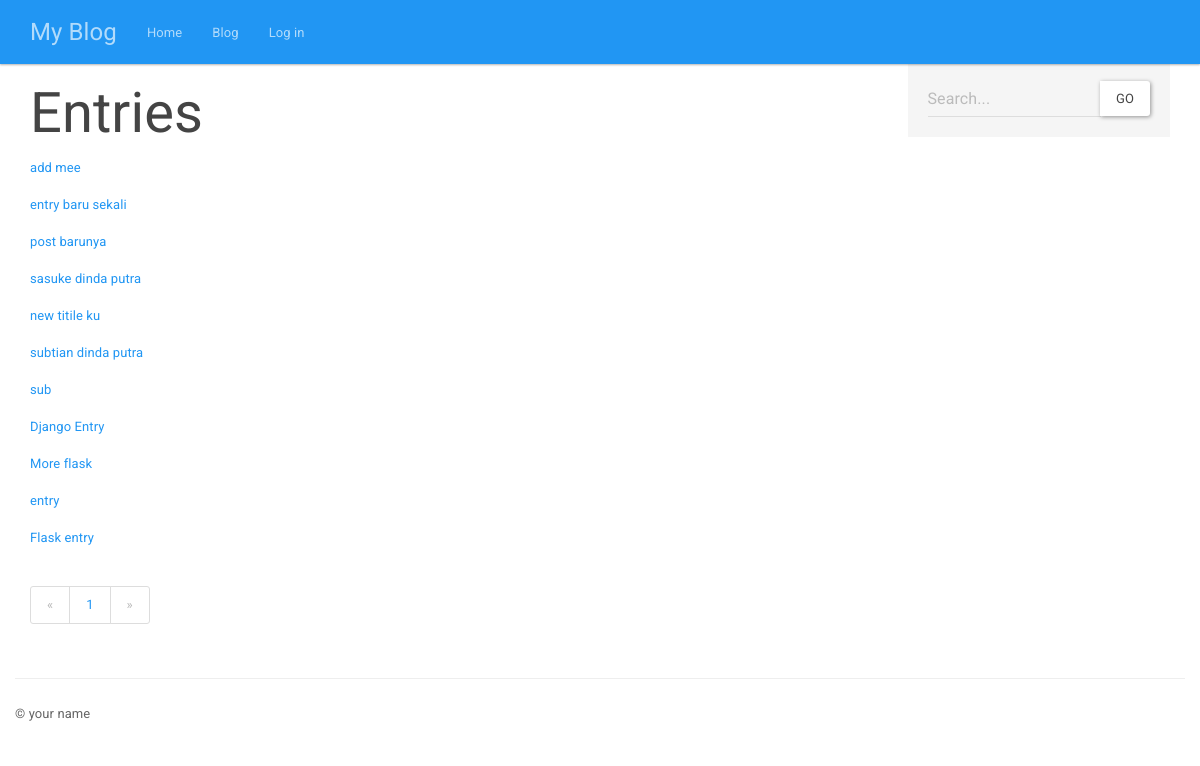
The app's page /entries/ with its own data.
### models.py (models this page shows, shortened)
class Entry(db.Model):
    STATUS_PUBLIC = 0
    STATUS_DRAFT = 1
    STATUS_DELETED = 2
    id = db.Column(db.Integer, primary_key=True) # primary auto increment
    title = db.Column(db.String(100))
    slug = db.Column(db.String(100), unique=True) # The URL-friendly representation of the title
    body = db.Column(db.Text)
    status = db.Column(db.SmallInteger, default=STATUS_PUBLIC)
    created_timestamp = db.Column(db.DateTime, default = datetime.datetime.now)
    modified_timestamp = db.Column(
        db.DateTime,
        default=datetime.datetime.now,
        onupdate=datetime.datetime.now
    )
    author_id = db.Column(db.Integer, db.ForeignKey("user.id"))
    tags = db.relationship('Tag', secondary=entry_tags,
                           backref=db.backref('entries', lazy='dynamic'))
    comments = db.relationship('Comment', backref='entry', lazy='dynamic')

### entries/blueprint.py (the view)
@entries.route('/')
def index():
    entries = Entry.query.order_by(Entry.created_timestamp.desc())
    return entry_list('entries/index.html', entries)

### app.py (called while the page is built)
@app.before_request
def _before_request():
	g.user = current_user

@app.before_request
def _last_page_visited():
	if "current_page" in session:
		session["last_page"] = session["current_page"]
	session["current_page"] = request.path

### entries/blueprint.py (called while the page is built)
def entry_list(template, query, **context):
    query = filter_status_by_user(query)
    valid_statuses = (Entry.STATUS_PUBLIC, Entry.STATUS_DRAFT)
    query = query.filter(Entry.status.in_(valid_statuses))
    if request.args.get('q'):
        search = request.args['q']
        query = query.filter(
            (Entry.body.contains(search)) |
            (Entry.title.contains(search))
            )
    return object_list(template, query, **context)

def filter_status_by_user(query):
    if not g.user.is_authenticated:
        query.filter(Entry.status == Entry.STATUS_PUBLIC)
    else:
        query = query.filter(
                (Entry.status == Entry.STATUS_PUBLIC) |
                ((Entry.author == g.user) & (Entry.status != Entry.STATUS_DELETED))
        )
    return query

### helpers.py (called while the page is built)
def object_list(template_name, query, paginate_by=20, **context):
	page = request.args.get('page')
	if page and page.isdigit():
		page = int(page)
	else:
		page = 1
	object_list = query.paginate(page, paginate_by)
	return render_template(template_name, object_list=object_list,
		**context)

### entries/templates/entries/index.html (shortened to what this page needs)
{% extends "entries/base_entries.html" %}
{% block content_title %}Entries{%  endblock %}

### entries/templates/includes/list.html
{% for entry in object_list.items %}
<p><a href="{{ url_for('entries.detail', slug=entry.slug) }}">{{ entry.title }}</a></p>
{% endfor %}

### templates/base.html (style rules this page uses)
body { padding-top: 60px; }

### records on screen
Entry: title "add mee"
Entry: title "entry baru sekali"
Entry: title "post barunya"
Entry: title "sasuke dinda putra"
Entry: title "new titile ku"
Entry: title "subtian dinda putra"
Entry: title "sub"
Entry: title "Django Entry"
Entry: title "More flask"
Entry: title "entry"
Entry: title "Flask entry"

### other values on screen
{{ page }} "1"
